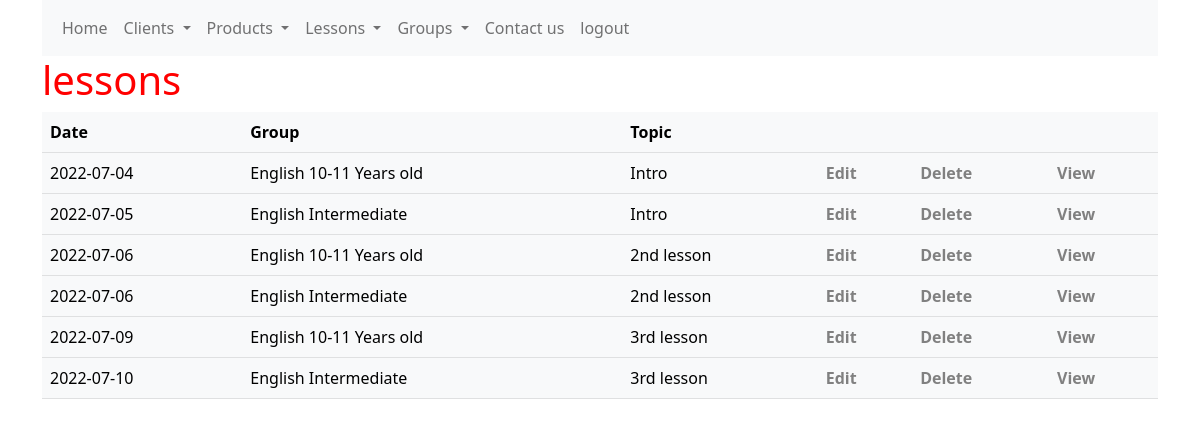
The page / (signed in) on the database its author committed.
### lessons/models.py (models this page shows, shortened)
class Lesson(models.Model):
    date_scheduled = models.DateTimeField()
    teacher = models.ForeignKey("users.Teacher", on_delete=models.CASCADE)
    group = models.ForeignKey("SchoolGroup", on_delete=models.CASCADE)
    student = models.ManyToManyField("users.Student", blank=True)
    topic = models.CharField(max_length=300)
    date_created = models.DateTimeField(auto_now_add=True)
    class Meta:
        ordering = ["date_scheduled", "teacher"]

class SchoolGroup(models.Model):
    title = models.CharField(max_length=100)
    teacher = models.ForeignKey("users.Teacher", on_delete=models.CASCADE)
    type = models.ForeignKey("GroupType", on_delete=models.CASCADE)
    city = models.ForeignKey("products.City", on_delete=models.CASCADE)
    duration = models.IntegerField(null=False)
    invoice_string = models.CharField(max_length=200)
    student = models.ManyToManyField("users.Student", blank=True)
    product = models.ManyToManyField("products.Product", blank=True)
    created_at = models.DateTimeField(auto_now_add=True)
    active = models.BooleanField(default=True)

### lessons/views.py (the view)
# urls.py: path("", LessonListView.as_view(), name="lessons"),
class LessonListView(ListView):
    model = Lesson
    page_title = "lessons"
    def get_queryset(self):
        qs = super().get_queryset()
        qs = qs.select_related("group", "teacher")
        return qs

### lessons/templates/lessons/lesson_list.html (shortened to what this page needs)
{% extends 'main.html' %}
{% block content %}
<h1>lessons</h1>
<table class="table table-light">
    <tr>
        <th>Date</th>
        <th>Group</th>
        <th>Topic</th>
        <th></th>
        <th></th>
        <th></th>
    </tr>
    {% for lesson in lesson_list %}
    <tr>
        <td>{{ lesson.date_scheduled|date:'Y-m-d' }}</td>
        <td>{{ lesson.group.title }}</td>
        <td>{{ lesson.topic }}</td>
        <td><a href="{% url 'update-lesson' lesson.id %}">Edit</a></td>
        <td><a href="{% url 'delete-lesson' lesson.id %}">Delete</a></td>
        <td><a href="{% url 'lesson' lesson.id %}">View</a></td>
    </tr>
    {% endfor %}
</table>
{% endblock content %}

### static/css/styles.css (style rules this page uses)
h1 { color:red; }
a { color: grey; font-weight: bold; text-decoration: none; }

### rows shown on the page
Lesson: date_scheduled "2022-07-04", group "English 10-11 Years old", topic "Intro"
Lesson: date_scheduled "2022-07-05", group "English Intermediate", topic "Intro"
Lesson: date_scheduled "2022-07-06", group "English 10-11 Years old", topic "2nd lesson"
Lesson: date_scheduled "2022-07-06", group "English Intermediate", topic "2nd lesson"
Lesson: date_scheduled "2022-07-09", group "English 10-11 Years old", topic "3rd lesson"
Lesson: date_scheduled "2022-07-10", group "English Intermediate", topic "3rd lesson"
